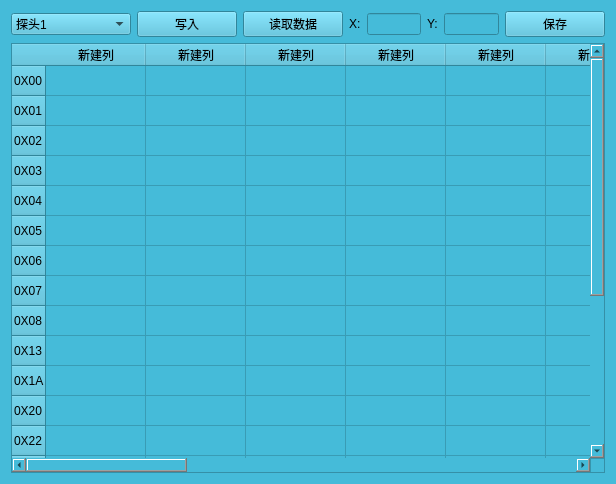
<?xml version="1.0" encoding="UTF-8"?>
<ui version="4.0">
 <class>addWidgetTab</class>
 <widget class="QWidget" name="addWidgetTab">
  <property name="geometry">
   <rect>
    <x>0</x>
    <y>0</y>
    <width>616</width>
    <height>484</height>
   </rect>
  </property>
  <property name="windowTitle">
   <string>Form</string>
  </property>
  <property name="styleSheet">
   <string notr="true"> background-color:rgba(69, 187, 217,255);</string>
  </property>
  <layout class="QVBoxLayout" name="verticalLayout">
   <item>
    <layout class="QVBoxLayout" name="verticalLayout_12">
     <item>
      <layout class="QHBoxLayout" name="horizontalLayout_14">
       <item>
        <widget class="QComboBox" name="comboBox">
         <property name="minimumSize">
          <size>
           <width>120</width>
           <height>0</height>
          </size>
         </property>
         <item>
          <property name="text">
           <string>探头1</string>
          </property>
         </item>
         <item>
          <property name="text">
           <string>探头2</string>
          </property>
         </item>
         <item>
          <property name="text">
           <string>探头3</string>
          </property>
         </item>
         <item>
          <property name="text">
           <string>探头4</string>
          </property>
         </item>
         <item>
          <property name="text">
           <string>探头5</string>
          </property>
         </item>
         <item>
          <property name="text">
           <string>探头6</string>
          </property>
         </item>
         <item>
          <property name="text">
           <string>探头7</string>
          </property>
         </item>
         <item>
          <property name="text">
           <string>探头8</string>
          </property>
         </item>
        </widget>
       </item>
       <item>
        <widget class="QPushButton" name="pushButton">
         <property name="minimumSize">
          <size>
           <width>100</width>
           <height>25</height>
          </size>
         </property>
         <property name="text">
          <string>写入</string>
         </property>
        </widget>
       </item>
       <item>
        <widget class="QPushButton" name="pushButton_2">
         <property name="minimumSize">
          <size>
           <width>100</width>
           <height>25</height>
          </size>
         </property>
         <property name="text">
          <string>读取数据</string>
         </property>
        </widget>
       </item>
       <item>
        <widget class="QLabel" name="label_16">
         <property name="text">
          <string>X:</string>
         </property>
        </widget>
       </item>
       <item>
        <widget class="QLineEdit" name="lineEditX"/>
       </item>
       <item>
        <widget class="QLabel" name="label_17">
         <property name="text">
          <string>Y:</string>
         </property>
        </widget>
       </item>
       <item>
        <widget class="QLineEdit" name="lineEditY"/>
       </item>
       <item>
        <widget class="QPushButton" name="pushButtonSaveInfo">
         <property name="minimumSize">
          <size>
           <width>100</width>
           <height>25</height>
          </size>
         </property>
         <property name="text">
          <string>保存</string>
         </property>
        </widget>
       </item>
       <item>
        <spacer name="horizontalSpacer_14">
         <property name="orientation">
          <enum>Qt::Horizontal</enum>
         </property>
         <property name="sizeHint" stdset="0">
          <size>
           <width>40</width>
           <height>20</height>
          </size>
         </property>
        </spacer>
       </item>
      </layout>
     </item>
     <item>
      <widget class="QTableWidget" name="tableWidget">
       <property name="styleSheet">
        <string notr="true"> background-color:rgba(69, 187, 217,255);</string>
       </property>
       <property name="horizontalScrollBarPolicy">
        <enum>Qt::ScrollBarAsNeeded</enum>
       </property>
       <property name="gridStyle">
        <enum>Qt::CustomDashLine</enum>
       </property>
       <row>
        <property name="text">
         <string>0X00</string>
        </property>
       </row>
       <row>
        <property name="text">
         <string>0X01</string>
        </property>
       </row>
       <row>
        <property name="text">
         <string>0X02</string>
        </property>
       </row>
       <row>
        <property name="text">
         <string>0X03</string>
        </property>
       </row>
       <row>
        <property name="text">
         <string>0X04</string>
        </property>
       </row>
       <row>
        <property name="text">
         <string>0X05</string>
        </property>
       </row>
       <row>
        <property name="text">
         <string>0X06</string>
        </property>
       </row>
       <row>
        <property name="text">
         <string>0X07</string>
        </property>
       </row>
       <row>
        <property name="text">
         <string>0X08</string>
        </property>
       </row>
       <row>
        <property name="text">
         <string>0X13</string>
        </property>
       </row>
       <row>
        <property name="text">
         <string>0X1A</string>
        </property>
       </row>
       <row>
        <property name="text">
         <string>0X20</string>
        </property>
       </row>
       <row>
        <property name="text">
         <string>0X22</string>
        </property>
       </row>
       <row>
        <property name="text">
         <string>0X24</string>
        </property>
       </row>
       <row>
        <property name="text">
         <string>0X26</string>
        </property>
       </row>
       <row>
        <property name="text">
         <string>0X28</string>
        </property>
       </row>
       <row>
        <property name="text">
         <string>0X2A</string>
        </property>
       </row>
       <row>
        <property name="text">
         <string>0X2C</string>
        </property>
       </row>
       <row>
        <property name="text">
         <string>0X2E</string>
        </property>
       </row>
       <row>
        <property name="text">
         <string>0X30</string>
        </property>
       </row>
       <row>
        <property name="text">
         <string>0X3A</string>
        </property>
       </row>
       <column>
        <property name="text">
         <string>新建列</string>
        </property>
       </column>
       <column>
        <property name="text">
         <string>新建列</string>
        </property>
       </column>
       <column>
        <property name="text">
         <string>新建列</string>
        </property>
       </column>
       <column>
        <property name="text">
         <string>新建列</string>
        </property>
       </column>
       <column>
        <property name="text">
         <string>新建列</string>
        </property>
       </column>
       <column>
        <property name="text">
         <string>新建列</string>
        </property>
       </column>
       <column>
        <property name="text">
         <string>新建列</string>
        </property>
       </column>
       <column>
        <property name="text">
         <string>新建列</string>
        </property>
       </column>
       <column>
        <property name="text">
         <string>新建列</string>
        </property>
       </column>
       <column>
        <property name="text">
         <string>新建列</string>
        </property>
       </column>
       <column>
        <property name="text">
         <string>新建列</string>
        </property>
       </column>
       <column>
        <property name="text">
         <string>新建列</string>
        </property>
       </column>
       <column>
        <property name="text">
         <string>新建列</string>
        </property>
       </column>
       <column>
        <property name="text">
         <string>新建列</string>
        </property>
       </column>
       <column>
        <property name="text">
         <string>新建列</string>
        </property>
       </column>
       <column>
        <property name="text">
         <string>新建列</string>
        </property>
       </column>
       <column>
        <property name="text">
         <string>新建列</string>
        </property>
       </column>
      </widget>
     </item>
    </layout>
   </item>
  </layout>
 </widget>
 <tabstops>
  <tabstop>pushButton</tabstop>
  <tabstop>comboBox</tabstop>
  <tabstop>pushButton_2</tabstop>
  <tabstop>lineEditX</tabstop>
  <tabstop>lineEditY</tabstop>
  <tabstop>pushButtonSaveInfo</tabstop>
  <tabstop>tableWidget</tabstop>
 </tabstops>
 <resources/>
 <connections/>
</ui>
